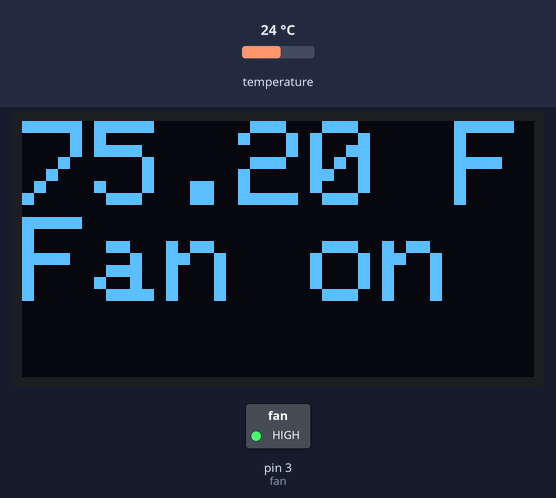
A sketch run on a simulated Arduino Mega 2560, built with avr-gcc and run on an emulated ATmega2560. Shown: 128×64 one-colour display, switched loads named in the sketch (green lamp = pin HIGH). Inputs (shaded band) come from the test bench; at power-on: temperature 24 °C. What the sketch prints to the serial monitor is not drawn.

Above: at 6.4 s.
6.5 s: temperature set to 16.3 °C
At 8.9 s:
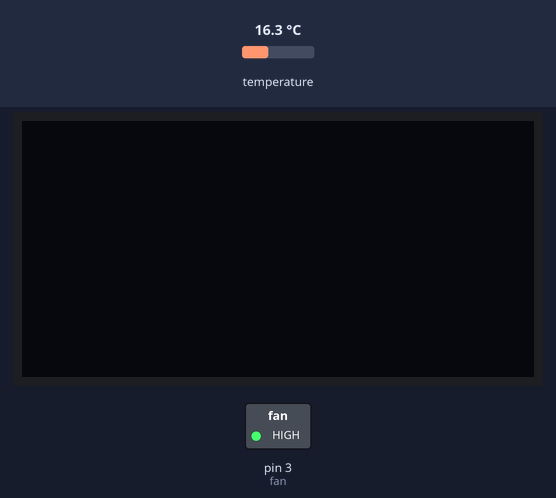
10.6 s: temperature set to 15.1 °C
At 12.0 s:
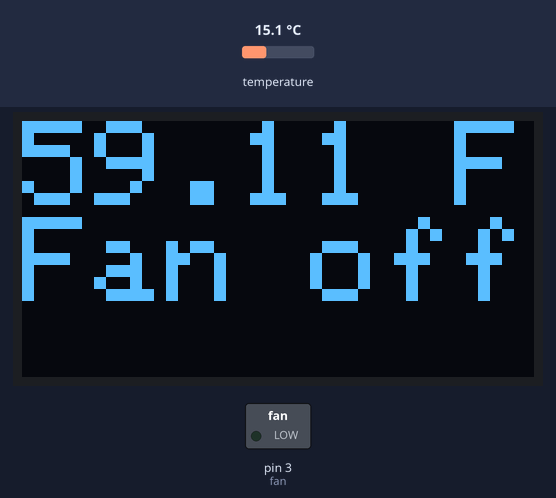
14.7 s: temperature set to 18.6 °C
At 18.2 s:
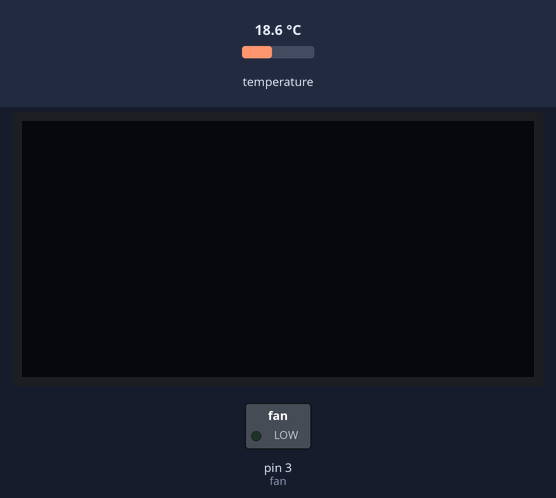
18.8 s: temperature set to 19.4 °C
At 20.2 s:
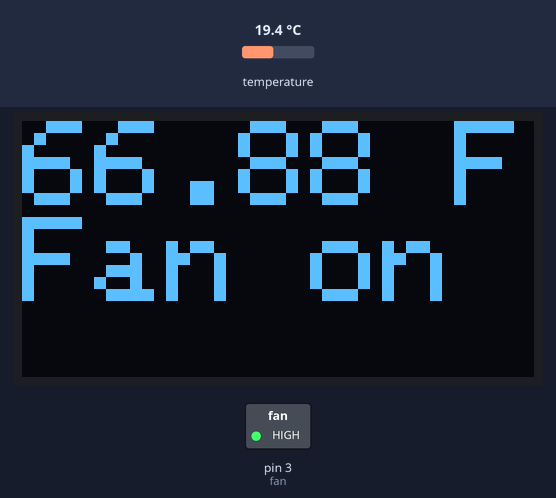
22.9 s: temperature set to 12 °C
At 26.5 s:
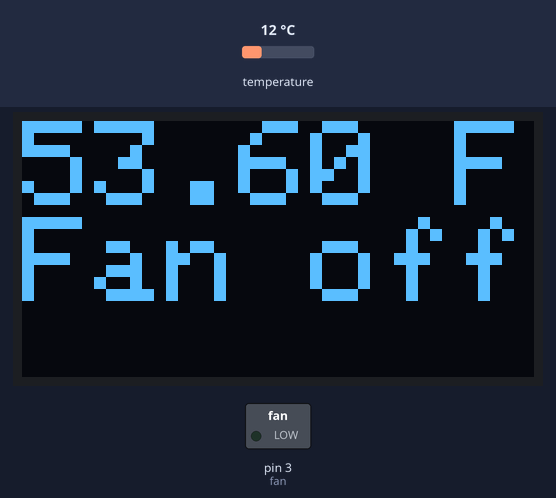
Timing chart, 0 to 28.0 s (numbered marks = the images above; inputs shaded):
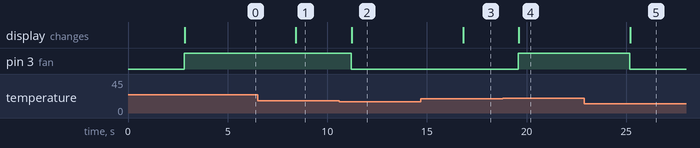

The sketch:

aquariumFanCode.ino
```cpp
#include <SPI.h>
#include <Wire.h>
#include <Adafruit_GFX.h>
#include <Adafruit_SSD1306.h>
#include <OneWire.h>
#include <DallasTemperature.h>

#define sensor 2
#define fan 3
#define reset_pin 29
#define screen_w 128
#define screen_h 64

OneWire oneWire(sensor);
Adafruit_SSD1306 display(screen_w, screen_h, &Wire, reset_pin);
DallasTemperature sensors(&oneWire);

String message;


void setup() {
  Serial.begin(9600);

  if (!display.begin(SSD1306_SWITCHCAPVCC, 0x3C)) { // Address 0x3C for 128x32
    Serial.println(F("allocation failed"));
    for (;;); // loop forever if library fails to initialize
  }

  display.setTextColor(SSD1306_WHITE);
  pinMode(sensor, INPUT);
  pinMode(fan, OUTPUT);
  digitalWrite(fan, LOW);

  display.clearDisplay();
  sensors.begin();
}


void loop() {
  delay(2000);
  display.clearDisplay();

  // Send the command to get temperatures
  sensors.requestTemperatures();
  float temp = sensors.getTempFByIndex(0);

  if (isnan(temp)) {
    message = "No data found";
    display.setTextSize(3);
  } else {
    // controls fan
    if (temp <= 60) {
      digitalWrite(fan, LOW);
      message = String(temp) + " F" + "Fan off";
      display.setTextSize(3);
    }
    else if (temp >= 66) {
      digitalWrite(fan, HIGH);
      message = String(temp) + " F" + "Fan on";
      display.setTextSize(3);
    }
  }

  // olde dispaly configs
  delay(2);  //delay to allow byte to arrive in input buffer
  display.clearDisplay();

  Serial.println("display has been updated with: " + message); // print the message in Serial monitor for feedback

  display.setCursor(0, 0);//start printing at top left corner
  display.println(message); //prints the content of the message string on the display
  display.display(); //transfers the buffer to the display
  message = ""; //reset string after each print
}
```

Measured:
- the behaviour switches between 15.6 and 15.5 °C on temperature (found by bisection; images 1 and 2)
- the behaviour switches between 18.9 and 19 °C on temperature (found by bisection; images 3 and 4)
- after the input at 6.5 s, the display: changes after 1.9 s (image 1)
- after the input at 10.6 s, pin 3 (fan): HIGH → LOW after 0.59 s; the display: changes after 0.62 s (image 2)
- after the input at 14.7 s, the display: changes after 2.1 s (image 3)
- after the input at 18.8 s, pin 3 (fan): LOW → HIGH after 0.78 s; the display: changes after 0.81 s (image 4)
- after the input at 22.9 s, pin 3 (fan): HIGH → LOW after 2.3 s; the display: changes after 2.3 s (image 5)
